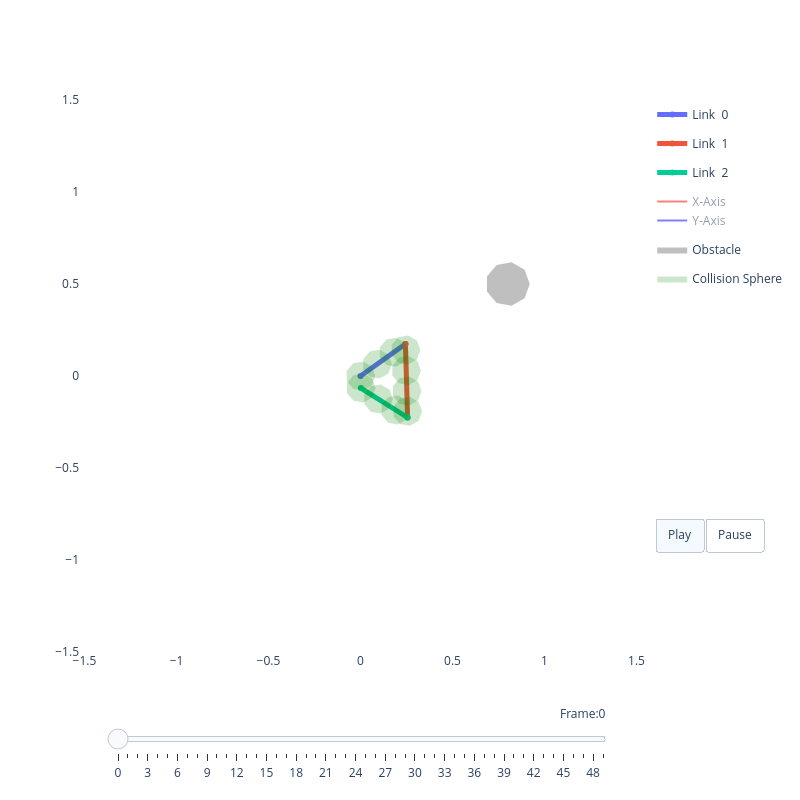

Source (notebook cell):
### Code cell
# ---- Visualize cubic spline trajectory ----
n_waypoints = 4
waypoints   = np.random.uniform(-np.pi, np.pi, size=(n_waypoints, robot.n_dof))
cs          = interp.CubicSpline(np.linspace(0, 1, n_waypoints), waypoints, axis=0)
q_trajectory = cs(np.linspace(0, 1, 50))

print(f"Spline trajectory: {len(q_trajectory)} steps")
viz = RobotViewer(q_trajectory, robot, obstacles=obstacles)
viz.plot()

### Figure 1 — Plotly figure (JSON) as saved in the notebook; plotly's stock layout.template omitted (floating-point values rounded to 4 significant figures)
{"data": [{"line": {"width": 5}, "mode": "lines+markers", "name": "Link  0", "type": "scatter", "x": [0, 0.2442], "y": [0, 0.1743]}, {"line": {"width": 5}, "mode": "lines+markers", "name": "Link  1", "type": "scatter", "x": [0.2442, 0.2559], "y": [0.1743, -0.2255]}, {"line": {"width": 5}, "mode": "lines+markers", "name": "Link  2", "type": "scatter", "x": [0.2559, 0.001962], "y": [-0.2255, -0.06587]}, {"legendgroup": "frame", "line": {"color": "red"}, "mode": "lines", "name": "X-Axis", "showlegend": true, "type": "scatter", "visible": "legendonly", "x": [0, 0.08139], "y": [0, 0.05809]}, {"legendgroup": "frame", "line": {"color": "blue"}, "mode": "lines", "name": "Y-Axis", "showlegend": true, "type": "scatter", "visible": "legendonly", "x": [0, -0.05809], "y": [0, 0.08139]}, {"legendgroup": "frame", "line": {"color": "red"}, "mode": "lines", "name": "X-Axis", "showlegend": false, "type": "scatter", "visible": "legendonly", "x": [0.2442, 0.2471], "y": [0.1743, 0.07433]}, {"legendgroup": "frame", "line": {"color": "blue"}, "mode": "lines", "name": "Y-Axis", "showlegend": false, "type": "scatter", "visible": "legendonly", "x": [0.2442, 0.3441], "y": [0.1743, 0.1772]}, {"legendgroup": "frame", "line": {"color": "red"}, "mode": "lines", "name": "X-Axis", "showlegend": false, "type": "scatter", "visible": "legendonly", "x": [0.2559, 0.1713], "y": [-0.2255, -0.1723]}, {"legendgroup": "frame", "line": {"color": "blue"}, "mode": "lines", "name": "Y-Axis", "showlegend": false, "type": "scatter", "visible": "legendonly", "x": [0.2559, 0.2027], "y": [-0.2255, -0.3102]}, {"legendgroup": "frame", "line": {"color": "red"}, "mode": "lines", "name": "X-Axis", "showlegend": false, "type": "scatter", "visible": "legendonly", "x": [0.001962, -0.0827], "y": [-0.06587, -0.01264]}, {"legendgroup": "frame", "line": {"color": "blue"}, "mode": "lines", "name": "Y-Axis", "showlegend": false, "type": "scatter", "visible": "legendonly", "x": [0.001962, -0.05126], "y": [-0.06587, -0.1505]}, {"fill": "toself", "fillcolor": "gray", "legendgroup": "obstacle", "line": {"width": 0}, "mode": "lines", "name": "Obstacle", "opacity": 0.5, "type": "scatter", "x": [0.92, 0.8919, 0.8208, 0.74, 0.6872, 0.6872, 0.74, 0.8208, 0.8919, 0.92], "y": [0.5, 0.5771, 0.6182, 0.6039, 0.541, 0.459, 0.3961, 0.3818, 0.4229, 0.5]}, {"fill": "toself", "fillcolor": "green", "legendgroup": "sphere", "line": {"width": 0}, "mode": "lines", "name": "Collision Sphere", "opacity": 0.2, "showlegend": true, "type": "scatter", "x": [0.08, 0.06128, 0.01389, -0.04, -0.07518, -0.07518, -0.04, 0.01389, 0.06128, 0.08], "y": [0.0, 0.05142, 0.07878, 0.06928, 0.02736, -0.02736, -0.06928, -0.07878, -0.05142, -1.959e-17]}, {"fill": "toself", "fillcolor": "green", "legendgroup": "sphere", "line": {"width": 0}, "mode": "lines", "name": "Collision Sphere", "opacity": 0.2, "showlegend": false, "type": "scatter", "x": [0.1704, 0.1517, 0.1043, 0.05044, 0.01526, 0.01526, 0.05044, 0.1043, 0.1517, 0.1704], "y": [0.06455, 0.116, 0.1433, 0.1338, 0.09191, 0.03719, -0.004733, -0.01424, 0.01313, 0.06455]}, {"fill": "toself", "fillcolor": "green", "legendgroup": "sphere", "line": {"width": 0}, "mode": "lines", "name": "Collision Sphere", "opacity": 0.2, "showlegend": false, "type": "scatter", "x": [0.2609, 0.2422, 0.1948, 0.1409, 0.1057, 0.1057, 0.1409, 0.1948, 0.2422, 0.2609], "y": [0.1291, 0.1805, 0.2079, 0.1984, 0.1565, 0.1017, 0.05982, 0.05031, 0.07768, 0.1291]}, {"fill": "toself", "fillcolor": "green", "legendgroup": "sphere", "line": {"width": 0}, "mode": "lines", "name": "Collision Sphere", "opacity": 0.2, "showlegend": false, "type": "scatter", "x": [0.3252, 0.3064, 0.2591, 0.2052, 0.17, 0.17, 0.2052, 0.2591, 0.3064, 0.3252], "y": [0.141, 0.1924, 0.2197, 0.2102, 0.1683, 0.1136, 0.07168, 0.06218, 0.08954, 0.141]}, {"fill": "toself", "fillcolor": "green", "legendgroup": "sphere", "line": {"width": 0}, "mode": "lines", "name": "Collision Sphere", "opacity": 0.2, "showlegend": false, "type": "scatter", "x": [0.3284, 0.3097, 0.2623, 0.2084, 0.1733, 0.1733, 0.2084, 0.2623, 0.3097, 0.3284], "y": [0.0299, 0.08132, 0.1087, 0.09918, 0.05726, 0.00254, -0.03938, -0.04888, -0.02152, 0.0299]}, {"fill": "toself", "fillcolor": "green", "legendgroup": "sphere", "line": {"width": 0}, "mode": "lines", "name": "Collision Sphere", "opacity": 0.2, "showlegend": false, "type": "scatter", "x": [0.3317, 0.313, 0.2656, 0.2117, 0.1765, 0.1765, 0.2117, 0.2656, 0.313, 0.3317], "y": [-0.08116, -0.02974, -0.002377, -0.01188, -0.0538, -0.1085, -0.1504, -0.1599, -0.1326, -0.08116]}, {"fill": "toself", "fillcolor": "green", "legendgroup": "sphere", "line": {"width": 0}, "mode": "lines", "name": "Collision Sphere", "opacity": 0.2, "showlegend": false, "type": "scatter", "x": [0.335, 0.3162, 0.2688, 0.215, 0.1798, 0.1798, 0.215, 0.2688, 0.3162, 0.335], "y": [-0.1922, -0.1408, -0.1134, -0.1229, -0.1649, -0.2196, -0.2615, -0.271, -0.2436, -0.1922]}, {"fill": "toself", "fillcolor": "green", "legendgroup": "sphere", "line": {"width": 0}, "mode": "lines", "name": "Collision Sphere", "opacity": 0.2, "showlegend": false, "type": "scatter", "x": [0.2701, 0.2514, 0.204, 0.1501, 0.1149, 0.1149, 0.1501, 0.204, 0.2514, 0.2701], "y": [-0.1841, -0.1327, -0.1054, -0.1149, -0.1568, -0.2115, -0.2534, -0.2629, -0.2356, -0.1841]}, {"fill": "toself", "fillcolor": "green", "legendgroup": "sphere", "line": {"width": 0}, "mode": "lines", "name": "Collision Sphere", "opacity": 0.2, "showlegend": false, "type": "scatter", "x": [0.176, 0.1573, 0.1099, 0.05603, 0.02085, 0.02085, 0.05603, 0.1099, 0.1573, 0.176], "y": [-0.125, -0.07358, -0.04622, -0.05572, -0.09764, -0.1524, -0.1943, -0.2038, -0.1764, -0.125]}, {"fill": "toself", "fillcolor": "green", "legendgroup": "sphere", "line": {"width": 0}, "mode": "lines", "name": "Collision Sphere", "opacity": 0.2, "showlegend": false, "type": "scatter", "x": [0.08196, 0.06325, 0.01585, -0.03804, -0.07321, -0.07321, -0.03804, 0.01585, 0.06325, 0.08196], "y": [-0.06587, -0.01444, 0.01292, 0.003416, -0.0385, -0.09323, -0.1351, -0.1447, -0.1173, -0.06587]}], "layout": {"height": 800, "paper_bgcolor": "white", "plot_bgcolor": "white", "showlegend": true, "sliders": [{"currentvalue": {"prefix": "Frame:", "visible": true, "xanchor": "right"}, "len": 0.9, "pad": {"b": 10, "t": 50}, "steps": [{"args": [["0"], {"frame": {"duration": 100, "redraw": true}, "mode": "immediate", "transition": {"duration": 0}}], "label": "0", "method": "animate"}, {"args": [["1"], {"frame": {"duration": 100, "redraw": true}, "mode": "immediate", "transition": {"duration": 0}}], "label": "1", "method": "animate"}, {"args": [["2"], {"frame": {"duration": 100, "redraw": true}, "mode": "immediate", "transition": {"duration": 0}}], "label": "2", "method": "animate"}, {"args": [["3"], {"frame": {"duration": 100, "redraw": true}, "mode": "immediate", "transition": {"duration": 0}}], "label": "3", "method": "animate"}, {"args": [["4"], {"frame": {"duration": 100, "redraw": true}, "mode": "immediate", "transition": {"duration": 0}}], "label": "4", "method": "animate"}, {"args": [["5"], {"frame": {"duration": 100, "redraw": true}, "mode": "immediate", "transition": {"duration": 0}}], "label": "5", "method": "animate"}, {"args": [["6"], {"frame": {"duration": 100, "redraw": true}, "mode": "immediate", "transition": {"duration": 0}}], "label": "6", "method": "animate"}, {"args": [["7"], {"frame": {"duration": 100, "redraw": true}, "mode": "immediate", "transition": {"duration": 0}}], "label": "7", "method": "animate"}, {"args": [["8"], {"frame": {"duration": 100, "redraw": true}, "mode": "immediate", "transition": {"duration": 0}}], "label": "8", "method": "animate"}, {"args": [["9"], {"frame": {"duration": 100, "redraw": true}, "mode": "immediate", "transition": {"duration": 0}}], "label": "9", "method": "animate"}, {"args": [["10"], {"frame": {"duration": 100, "redraw": true}, "mode": "immediate", "transition": {"duration": 0}}], "label": "10", "method": "animate"}, {"args": [["11"], {"frame": {"duration": 100, "redraw": true}, "mode": "immediate", "transition": {"duration": 0}}], "label": "11", "method": "animate"}, {"args": [["12"], {"frame": {"duration": 100, "redraw": true}, "mode": "immediate", "transition": {"duration": 0}}], "label": "12", "method": "animate"}, {"args": [["13"], {"frame": {"duration": 100, "redraw": true}, "mode": "immediate", "transition": {"duration": 0}}], "label": "13", "method": "animate"}, {"args": [["14"], {"frame": {"duration": 100, "redraw": true}, "mode": "immediate", "transition": {"duration": 0}}], "label": "14", "method": "animate"}, {"args": [["15"], {"frame": {"duration": 100, "redraw": true}, "mode": "immediate", "transition": {"duration": 0}}], "label": "15", "method": "animate"}, {"args": [["16"], {"frame": {"duration": 100, "redraw": true}, "mode": "immediate", "transition": {"duration": 0}}], "label": "16", "method": "animate"}, {"args": [["17"], {"frame": {"duration": 100, "redraw": true}, "mode": "immediate", "transition": {"duration": 0}}], "label": "17", "method": "animate"}, {"args": [["18"], {"frame": {"duration": 100, "redraw": true}, "mode": "immediate", "transition": {"duration": 0}}], "label": "18", "method": "animate"}, {"args": [["19"], {"frame": {"duration": 100, "redraw": true}, "mode": "immediate", "transition": {"duration": 0}}], "label": "19", "method": "animate"}, {"args": [["20"], {"frame": {"duration": 100, "redraw": true}, "mode": "immediate", "transition": {"duration": 0}}], "label": "20", "method": "animate"}, {"args": [["21"], {"frame": {"duration": 100, "redraw": true}, "mode": "immediate", "transition": {"duration": 0}}], "label": "21", "method": "animate"}, {"args": [["22"], {"frame": {"duration": 100, "redraw": true}, "mode": "immediate", "transition": {"duration": 0}}], "label": "22", "method": "animate"}, {"args": [["23"], {"frame": {"duration": 100, "redraw": true}, "mode": "immediate", "transition": {"duration": 0}}], "label": "23", "method": "animate"}, {"args": [["24"], {"frame": {"duration": 100, "redraw": true}, "mode": "immediate", "transition": {"duration": 0}}], "label": "24", "method": "animate"}, {"args": [["25"], {"frame": {"duration": 100, "redraw": true}, "mode": "immediate", "transition": {"duration": 0}}], "label": "25", "method": "animate"}, {"args": [["26"], {"frame": {"duration": 100, "redraw": true}, "mode": "immediate", "transition": {"duration": 0}}], "label": "26", "method": "animate"}, {"args": [["27"], {"frame": {"duration": 100, "redraw": true}, "mode": "immediate", "transition": {"duration": 0}}], "label": "27", "method": "animate"}, {"args": [["28"], {"frame": {"duration": 100, "redraw": true}, "mode": "immediate", "transition": {"duration": 0}}], "label": "28", "method": "animate"}, {"args": [["29"], {"frame": {"duration": 100, "redraw": true}, "mode": "immediate", "transition": {"duration": 0}}], "label": "29", "method": "animate"}, {"args": [["30"], {"frame": {"duration": 100, "redraw": true}, "mode": "immediate", "transition": {"duration": 0}}], "label": "30", "method": "animate"}, {"args": [["31"], {"frame": {"duration": 100, "redraw": true}, "mode": "immediate", "transition": {"duration": 0}}], "label": "31", "method": "animate"}, {"args": [["32"], {"frame": {"duration": 100, "redraw": true}, "mode": "immediate", "transition": {"duration": 0}}], "label": "32", "method": "animate"}, {"args": [["33"], {"frame": {"duration": 100, "redraw": true}, "mode": "immediate", "transition": {"duration": 0}}], "label": "33", "method": "animate"}, {"args": [["34"], {"frame": {"duration": 100, "redraw": true}, "mode": "immediate", "transition": {"duration": 0}}], "label": "34", "method": "animate"}, {"args": [["35"], {"frame": {"duration": 100, "redraw": true}, "mode": "immediate", "transition": {"duration": 0}}], "label": "35", "method": "animate"}, {"args": [["36"], {"frame": {"duration": 100, "redraw": true}, "mode": "immediate", "transition": {"duration": 0}}], "label": "36", "method": "animate"}, {"args": [["37"], {"frame": {"duration": 100, "redraw": true}, "mode": "immediate", "transition": {"duration": 0}}], "label": "37", "method": "animate"}, {"args": [["38"], {"frame": {"duration": 100, "redraw": true}, "mode": "immediate", "transition": {"duration": 0}}], "label": "38", "method": "animate"}, {"args": [["39"], {"frame": {"duration": 100, "redraw": true}, "mode": "immediate", "transition": {"duration": 0}}], "label": "39", "method": "animate"}, {"args": [["40"], {"frame": {"duration": 100, "redraw": true}, "mode": "immediate", "transition": {"duration": 0}}], "label": "40", "method": "animate"}, {"args": [["41"], {"frame": {"duration": 100, "redraw": true}, "mode": "immediate", "transition": {"duration": 0}}], "label": "41", "method": "animate"}, {"args": [["42"], {"frame": {"duration": 100, "redraw": true}, "mode": "immediate", "transition": {"duration": 0}}], "label": "42", "method": "animate"}, {"args": [["43"], {"frame": {"duration": 100, "redraw": true}, "mode": "immediate", "transition": {"duration": 0}}], "label": "43", "method": "animate"}, {"args": [["44"], {"frame": {"duration": 100, "redraw": true}, "mode": "immediate", "transition": {"duration": 0}}], "label": "44", "method": "animate"}, {"args": [["45"], {"frame": {"duration": 100, "redraw": true}, "mode": "immediate", "transition": {"duration": 0}}], "label": "45", "method": "animate"}, {"args": [["46"], {"frame": {"duration": 100, "redraw": true}, "mode": "immediate", "transition": {"duration": 0}}], "label": "46", "method": "animate"}, {"args": [["47"], {"frame": {"duration": 100, "redraw": true}, "mode": "immediate", "transition": {"duration": 0}}], "label": "47", "method": "animate"}, {"args": [["48"], {"frame": {"duration": 100, "redraw": true}, "mode": "immediate", "transition": {"duration": 0}}], "label": "48", "method": "animate"}, {"args": [["49"], {"frame": {"duration": 100, "redraw": true}, "mode": "immediate", "transition": {"duration": 0}}], "label": "49", "method": "animate"}], "transition": {"duration": 0}, "x": 0.5, "xanchor": "center", "y": 0, "yanchor": "top"}], "updatemenus": [{"buttons": [{"args": [null, {"frame": {"duration": 100, "redraw": false}, "fromcurrent": true}], "label": "Play", "method": "animate"}, {"args": [[null], {"frame": {"duration": 0, "redraw": true}, "mode": "immediate", "transition": {"duration": 0}}], "label": "Pause", "method": "animate"}], "direction": "left", "pad": {"r": 10, "t": 87}, "showactive": true, "type": "buttons", "x": 1.025, "xanchor": "left", "y": 0.4, "yanchor": "top"}], "width": 800, "xaxis": {"range": [-1.5, 1.5], "scaleanchor": "y", "scaleratio": 1, "showgrid": false, "zeroline": false}, "yaxis": {"range": [-1.5, 1.5], "scaleanchor": "x", "scaleratio": 1, "showgrid": false, "zeroline": false}}}
